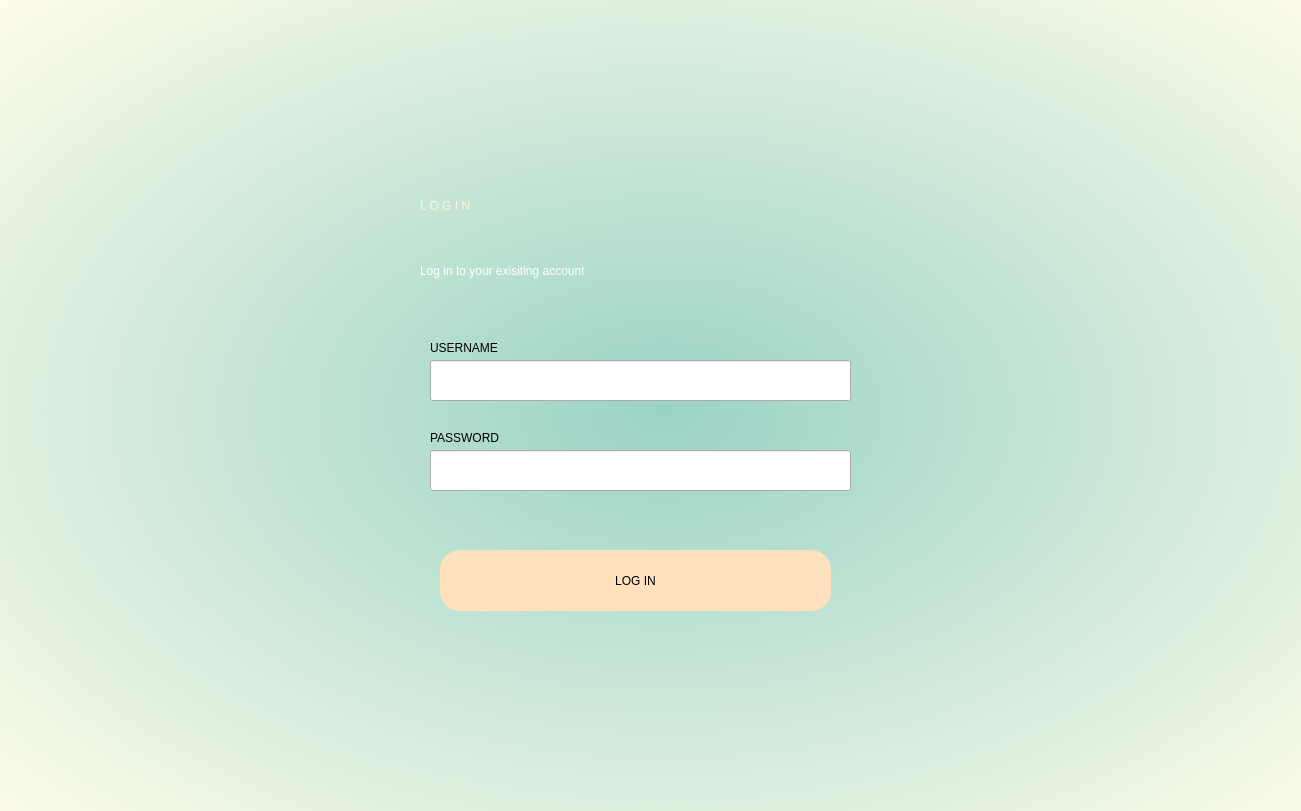
<?xml version="1.0" encoding="UTF-8"?>
<ui version="4.0">
 <class>Dialog</class>
 <widget class="QDialog" name="Dialog">
  <property name="geometry">
   <rect>
    <x>0</x>
    <y>0</y>
    <width>1301</width>
    <height>811</height>
   </rect>
  </property>
  <property name="windowTitle">
   <string>Dialog</string>
  </property>
  <widget class="QWidget" name="widget" native="true">
   <property name="geometry">
    <rect>
     <x>0</x>
     <y>0</y>
     <width>1301</width>
     <height>811</height>
    </rect>
   </property>
   <property name="styleSheet">
    <string notr="true">QWidget#widget{
background-color:qradialgradient(spread:pad, cx:0.512, cy:0.511364, radius:0.73, fx:0.511, fy:0.505364, stop:0 rgba(154, 211, 197, 255), stop:1 rgba(255, 253, 234, 255));}</string>
   </property>
   <widget class="QLabel" name="label">
    <property name="geometry">
     <rect>
      <x>420</x>
      <y>120</y>
      <width>541</width>
      <height>171</height>
     </rect>
    </property>
    <property name="styleSheet">
     <string notr="true">font: 78pt &quot;Century Gothic&quot;; color:rgb(255, 244, 216)</string>
    </property>
    <property name="text">
     <string>L O G I N</string>
    </property>
   </widget>
   <widget class="QLabel" name="label_2">
    <property name="geometry">
     <rect>
      <x>420</x>
      <y>240</y>
      <width>451</width>
      <height>61</height>
     </rect>
    </property>
    <property name="styleSheet">
     <string notr="true">font: 18pt &quot;Lemon/Milk&quot;;color:rgb(255, 255, 255)</string>
    </property>
    <property name="text">
     <string>Log in to your exisiting account</string>
    </property>
   </widget>
   <widget class="QPushButton" name="login">
    <property name="geometry">
     <rect>
      <x>440</x>
      <y>550</y>
      <width>391</width>
      <height>61</height>
     </rect>
    </property>
    <property name="styleSheet">
     <string notr="true">border-radius: 20px;
background-color:rgb(255, 225, 189);
font: 75 18pt &quot;MS Shell Dlg 2&quot;;</string>
    </property>
    <property name="text">
     <string>LOG IN</string>
    </property>
   </widget>
   <widget class="QLineEdit" name="userfield">
    <property name="geometry">
     <rect>
      <x>430</x>
      <y>360</y>
      <width>421</width>
      <height>41</height>
     </rect>
    </property>
   </widget>
   <widget class="QLineEdit" name="passwordfield">
    <property name="geometry">
     <rect>
      <x>430</x>
      <y>450</y>
      <width>421</width>
      <height>41</height>
     </rect>
    </property>
   </widget>
   <widget class="QLabel" name="label_3">
    <property name="geometry">
     <rect>
      <x>430</x>
      <y>340</y>
      <width>121</width>
      <height>16</height>
     </rect>
    </property>
    <property name="styleSheet">
     <string notr="true">font: 12pt &quot;MS Shell Dlg 2&quot;;</string>
    </property>
    <property name="text">
     <string>USERNAME</string>
    </property>
   </widget>
   <widget class="QLabel" name="label_4">
    <property name="geometry">
     <rect>
      <x>430</x>
      <y>430</y>
      <width>151</width>
      <height>16</height>
     </rect>
    </property>
    <property name="styleSheet">
     <string notr="true">font: 12pt &quot;MS Shell Dlg 2&quot;;</string>
    </property>
    <property name="text">
     <string>PASSWORD</string>
    </property>
   </widget>
   <widget class="QLabel" name="error1">
    <property name="geometry">
     <rect>
      <x>400</x>
      <y>510</y>
      <width>471</width>
      <height>41</height>
     </rect>
    </property>
    <property name="styleSheet">
     <string notr="true">font: 75 italic 12pt &quot;Century Gothic&quot;;color:red;</string>
    </property>
    <property name="text">
     <string/>
    </property>
   </widget>
  </widget>
 </widget>
 <resources/>
 <connections/>
</ui>
